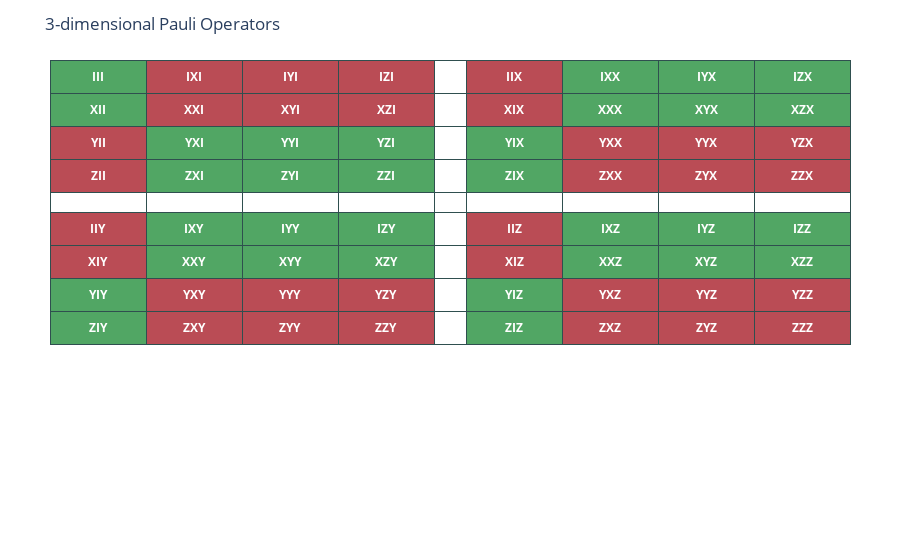

Notebook source saved alongside this figure:
### Code cell
draw_3dim_paulis(paulis_set_ex_100)

### Figure 1 — Plotly figure (JSON) as saved in the notebook; plotly's stock layout.template omitted (floating-point values rounded to 4 significant figures)
{"data": [{"cells": {"align": ["center"], "fill": {"color": [["#51A664", "#BA4C55", "#BA4C55", "white", "#BA4C55", "#BA4C55", "#51A664", "#51A664"], ["#BA4C55", "#51A664", "#51A664", "white", "#51A664", "#51A664", "#BA4C55", "#BA4C55"], ["#BA4C55", "#51A664", "#51A664", "white", "#51A664", "#51A664", "#BA4C55", "#BA4C55"], ["#BA4C55", "#51A664", "#51A664", "white", "#51A664", "#51A664", "#BA4C55", "#BA4C55"], ["white", "white", "white", "white", "white", "white", "white", "white"], ["#BA4C55", "#51A664", "#51A664", "white", "#BA4C55", "#BA4C55", "#51A664", "#51A664"], ["#51A664", "#BA4C55", "#BA4C55", "white", "#51A664", "#51A664", "#BA4C55", "#BA4C55"], ["#51A664", "#BA4C55", "#BA4C55", "white", "#51A664", "#51A664", "#BA4C55", "#BA4C55"], ["#51A664", "#BA4C55", "#BA4C55", "white", "#51A664", "#51A664", "#BA4C55", "#BA4C55"]]}, "font": {"color": "white", "size": 12}, "line": {"color": ["darkslategray"]}, "values": [["<b>XII</b>", "<b>YII</b>", "<b>ZII</b>", "<b></b>", "<b>IIY</b>", "<b>XIY</b>", "<b>YIY</b>", "<b>ZIY</b>"], ["<b>XXI</b>", "<b>YXI</b>", "<b>ZXI</b>", "<b></b>", "<b>IXY</b>", "<b>XXY</b>", "<b>YXY</b>", "<b>ZXY</b>"], ["<b>XYI</b>", "<b>YYI</b>", "<b>ZYI</b>", "<b></b>", "<b>IYY</b>", "<b>XYY</b>", "<b>YYY</b>", "<b>ZYY</b>"], ["<b>XZI</b>", "<b>YZI</b>", "<b>ZZI</b>", "<b></b>", "<b>IZY</b>", "<b>XZY</b>", "<b>YZY</b>", "<b>ZZY</b>"], ["<b></b>", "<b></b>", "<b></b>", "<b></b>", "<b></b>", "<b></b>", "<b></b>", "<b></b>"], ["<b>XIX</b>", "<b>YIX</b>", "<b>ZIX</b>", "<b></b>", "<b>IIZ</b>", "<b>XIZ</b>", "<b>YIZ</b>", "<b>ZIZ</b>"], ["<b>XXX</b>", "<b>YXX</b>", "<b>ZXX</b>", "<b></b>", "<b>IXZ</b>", "<b>XXZ</b>", "<b>YXZ</b>", "<b>ZXZ</b>"], ["<b>XYX</b>", "<b>YYX</b>", "<b>ZYX</b>", "<b></b>", "<b>IYZ</b>", "<b>XYZ</b>", "<b>YYZ</b>", "<b>ZYZ</b>"], ["<b>XZX</b>", "<b>YZX</b>", "<b>ZZX</b>", "<b></b>", "<b>IZZ</b>", "<b>XZZ</b>", "<b>YZZ</b>", "<b>ZZZ</b>"]]}, "columnwidth": [3, 3, 3, 3, 1, 3, 3, 3, 3], "header": {"align": ["center"], "fill": {"color": ["#51A664", "#BA4C55", "#BA4C55", "#BA4C55", "white", "#BA4C55", "#51A664", "#51A664", "#51A664"]}, "font": {"color": "white", "size": 12}, "line": {"color": "darkslategray"}, "values": ["<b>III</b>", "<b>IXI</b>", "<b>IYI</b>", "<b>IZI</b>", "<b></b>", "<b>IIX</b>", "<b>IXX</b>", "<b>IYX</b>", "<b>IZX</b>"]}, "type": "table"}], "layout": {"margin": {"b": 50, "l": 50, "r": 50, "t": 60}, "showlegend": false, "title": {"text": "3-dimensional Pauli Operators"}}}
